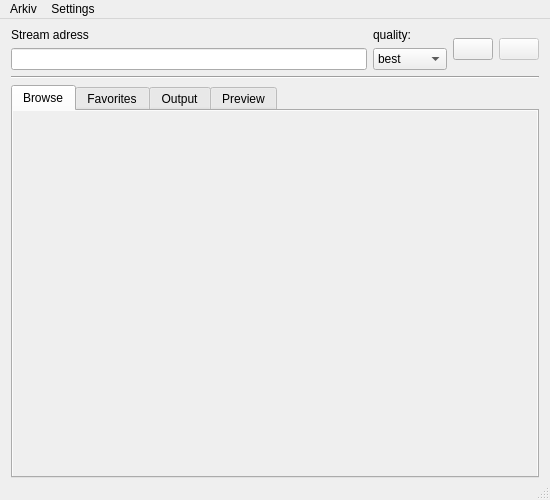
<?xml version="1.0" encoding="UTF-8"?>
<ui version="4.0">
 <class>MainWindow</class>
 <widget class="QMainWindow" name="MainWindow">
  <property name="geometry">
   <rect>
    <x>0</x>
    <y>0</y>
    <width>550</width>
    <height>500</height>
   </rect>
  </property>
  <property name="windowTitle">
   <string>liveGUI</string>
  </property>
  <property name="windowIcon">
   <iconset resource="../qrc/icons.qrc">
    <normaloff>:/icons/icons/livestream-ICON.png</normaloff>:/icons/icons/livestream-ICON.png</iconset>
  </property>
  <widget class="QWidget" name="centralWidget">
   <layout class="QVBoxLayout" name="verticalLayout">
    <property name="topMargin">
     <number>9</number>
    </property>
    <property name="bottomMargin">
     <number>0</number>
    </property>
    <item>
     <layout class="QHBoxLayout" name="topLayout">
      <item>
       <layout class="QHBoxLayout" name="buttonLayout_2">
        <item>
         <layout class="QVBoxLayout" name="adressOuterLayout">
          <item>
           <widget class="QLabel" name="label">
            <property name="text">
             <string>Stream adress</string>
            </property>
           </widget>
          </item>
          <item>
           <layout class="QHBoxLayout" name="adressInnerLayout">
            <item>
             <widget class="QLineEdit" name="adressEdit"/>
            </item>
           </layout>
          </item>
         </layout>
        </item>
        <item>
         <layout class="QVBoxLayout" name="qualityLayout">
          <item>
           <widget class="QLabel" name="qualityLabel">
            <property name="text">
             <string>quality:</string>
            </property>
           </widget>
          </item>
          <item>
           <widget class="QComboBox" name="qualityComboBox">
            <property name="currentText">
             <string>best</string>
            </property>
            <item>
             <property name="text">
              <string>best</string>
             </property>
            </item>
            <item>
             <property name="text">
              <string>high</string>
             </property>
            </item>
            <item>
             <property name="text">
              <string>medium</string>
             </property>
            </item>
            <item>
             <property name="text">
              <string>low</string>
             </property>
            </item>
            <item>
             <property name="text">
              <string>worst</string>
             </property>
            </item>
           </widget>
          </item>
         </layout>
        </item>
        <item>
         <widget class="QPushButton" name="playButton">
          <property name="text">
           <string/>
          </property>
          <property name="icon">
           <iconset resource="../qrc/icons.qrc">
            <normaloff>:/icons/icons/play.png</normaloff>:/icons/icons/play.png</iconset>
          </property>
          <property name="iconSize">
           <size>
            <width>32</width>
            <height>32</height>
           </size>
          </property>
         </widget>
        </item>
        <item>
         <widget class="QPushButton" name="stopButton">
          <property name="enabled">
           <bool>false</bool>
          </property>
          <property name="text">
           <string/>
          </property>
          <property name="icon">
           <iconset resource="../qrc/icons.qrc">
            <normaloff>:/icons/icons/stop.png</normaloff>:/icons/icons/stop.png</iconset>
          </property>
          <property name="iconSize">
           <size>
            <width>32</width>
            <height>32</height>
           </size>
          </property>
         </widget>
        </item>
       </layout>
      </item>
     </layout>
    </item>
    <item>
     <widget class="Line" name="line">
      <property name="orientation">
       <enum>Qt::Horizontal</enum>
      </property>
     </widget>
    </item>
    <item>
     <widget class="QTabWidget" name="tabWidget">
      <property name="layoutDirection">
       <enum>Qt::LeftToRight</enum>
      </property>
      <property name="tabPosition">
       <enum>QTabWidget::North</enum>
      </property>
      <property name="currentIndex">
       <number>0</number>
      </property>
      <property name="iconSize">
       <size>
        <width>22</width>
        <height>22</height>
       </size>
      </property>
      <property name="movable">
       <bool>false</bool>
      </property>
      <widget class="QWidget" name="browseTab">
       <property name="autoFillBackground">
        <bool>true</bool>
       </property>
       <attribute name="icon">
        <iconset resource="../qrc/icons.qrc">
         <normaloff>:/icons/icons/remote-control.png</normaloff>:/icons/icons/remote-control.png</iconset>
       </attribute>
       <attribute name="title">
        <string>Browse</string>
       </attribute>
       <layout class="QVBoxLayout" name="verticalLayout_5">
        <item>
         <widget class="BrowsingWidget" name="browsingWidget" native="true"/>
        </item>
       </layout>
      </widget>
      <widget class="QWidget" name="favoritesTab">
       <property name="autoFillBackground">
        <bool>true</bool>
       </property>
       <attribute name="icon">
        <iconset resource="../qrc/icons.qrc">
         <normaloff>:/icons/icons/browse-favs.png</normaloff>:/icons/icons/browse-favs.png</iconset>
       </attribute>
       <attribute name="title">
        <string>Favorites</string>
       </attribute>
       <layout class="QVBoxLayout" name="verticalLayout_4">
        <property name="leftMargin">
         <number>9</number>
        </property>
        <property name="topMargin">
         <number>9</number>
        </property>
        <property name="rightMargin">
         <number>9</number>
        </property>
        <property name="bottomMargin">
         <number>9</number>
        </property>
        <item>
         <widget class="FavoriteWidget" name="favoriteWidget" native="true"/>
        </item>
       </layout>
      </widget>
      <widget class="QWidget" name="playerInfo">
       <property name="accessibleName">
        <string/>
       </property>
       <property name="autoFillBackground">
        <bool>true</bool>
       </property>
       <attribute name="icon">
        <iconset resource="../qrc/icons.qrc">
         <normaloff>:/icons/icons/console.png</normaloff>:/icons/icons/console.png</iconset>
       </attribute>
       <attribute name="title">
        <string>Output</string>
       </attribute>
       <layout class="QVBoxLayout" name="verticalLayout_3">
        <property name="leftMargin">
         <number>9</number>
        </property>
        <property name="topMargin">
         <number>9</number>
        </property>
        <property name="rightMargin">
         <number>9</number>
        </property>
        <property name="bottomMargin">
         <number>9</number>
        </property>
        <item>
         <widget class="QLabel" name="liveStreamLabel">
          <property name="text">
           <string>Livestreamer output:</string>
          </property>
         </widget>
        </item>
        <item>
         <widget class="QPlainTextEdit" name="liveStreamOutput">
          <property name="midLineWidth">
           <number>1</number>
          </property>
          <property name="horizontalScrollBarPolicy">
           <enum>Qt::ScrollBarAlwaysOff</enum>
          </property>
          <property name="readOnly">
           <bool>true</bool>
          </property>
         </widget>
        </item>
       </layout>
      </widget>
      <widget class="QWidget" name="previewTab">
       <property name="autoFillBackground">
        <bool>true</bool>
       </property>
       <attribute name="icon">
        <iconset resource="../qrc/icons.qrc">
         <normaloff>:/icons/icons/preview.png</normaloff>:/icons/icons/preview.png</iconset>
       </attribute>
       <attribute name="title">
        <string>Preview</string>
       </attribute>
       <layout class="QVBoxLayout" name="verticalLayout_7">
        <item>
         <widget class="QScrollArea" name="previewScroll">
          <property name="widgetResizable">
           <bool>true</bool>
          </property>
          <widget class="QWidget" name="scrollAreaWidgetContents">
           <property name="geometry">
            <rect>
             <x>0</x>
             <y>0</y>
             <width>506</width>
             <height>333</height>
            </rect>
           </property>
           <layout class="QHBoxLayout" name="horizontalLayout">
            <item>
             <widget class="PreviewStreamWidget" name="previewStreamWidget" native="true"/>
            </item>
           </layout>
          </widget>
         </widget>
        </item>
       </layout>
      </widget>
     </widget>
    </item>
   </layout>
  </widget>
  <widget class="QMenuBar" name="menuBar">
   <property name="geometry">
    <rect>
     <x>0</x>
     <y>0</y>
     <width>550</width>
     <height>21</height>
    </rect>
   </property>
   <widget class="QMenu" name="menuArkiv">
    <property name="title">
     <string>Arkiv</string>
    </property>
    <addaction name="actionAvsluta"/>
   </widget>
   <widget class="QMenu" name="menuSettings">
    <property name="title">
     <string>Settings</string>
    </property>
    <addaction name="actionNetwork"/>
   </widget>
   <addaction name="menuArkiv"/>
   <addaction name="menuSettings"/>
  </widget>
  <widget class="QStatusBar" name="statusBar"/>
  <action name="actionAvsluta">
   <property name="text">
    <string>Avsluta</string>
   </property>
  </action>
  <action name="actionNetwork">
   <property name="text">
    <string>Network</string>
   </property>
  </action>
 </widget>
 <layoutdefault spacing="6" margin="11"/>
 <customwidgets>
  <customwidget>
   <class>FavoriteWidget</class>
   <extends>QWidget</extends>
   <header>favoritewidget.h</header>
   <container>1</container>
  </customwidget>
  <customwidget>
   <class>PreviewStreamWidget</class>
   <extends>QWidget</extends>
   <header>previewstreamwidget.h</header>
   <container>1</container>
  </customwidget>
  <customwidget>
   <class>BrowsingWidget</class>
   <extends>QWidget</extends>
   <header>browsingwidget.h</header>
   <container>1</container>
  </customwidget>
 </customwidgets>
 <resources>
  <include location="../qrc/icons.qrc"/>
 </resources>
 <connections>
  <connection>
   <sender>actionAvsluta</sender>
   <signal>triggered()</signal>
   <receiver>MainWindow</receiver>
   <slot>close()</slot>
   <hints>
    <hint type="sourcelabel">
     <x>-1</x>
     <y>-1</y>
    </hint>
    <hint type="destinationlabel">
     <x>296</x>
     <y>203</y>
    </hint>
   </hints>
  </connection>
  <connection>
   <sender>MainWindow</sender>
   <signal>updateLivestreamOutput(QString)</signal>
   <receiver>liveStreamOutput</receiver>
   <slot>appendPlainText(QString)</slot>
   <hints>
    <hint type="sourcelabel">
     <x>274</x>
     <y>249</y>
    </hint>
    <hint type="destinationlabel">
     <x>273</x>
     <y>308</y>
    </hint>
   </hints>
  </connection>
 </connections>
 <slots>
  <signal>updateLivestreamOutput(QString)</signal>
 </slots>
</ui>
